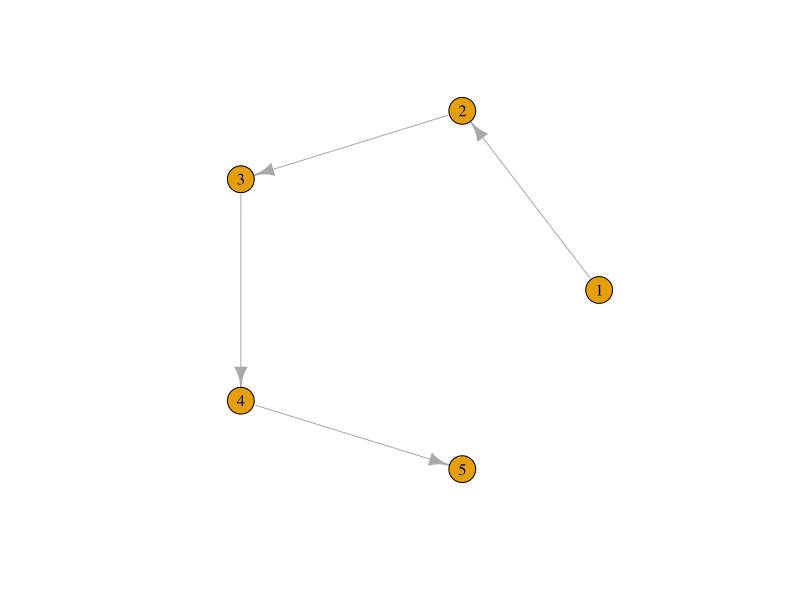
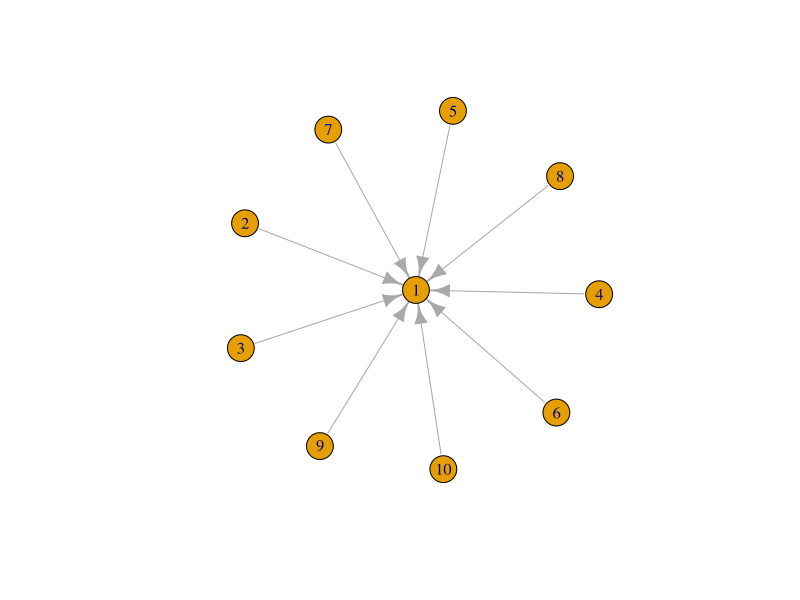

The R script that drew these images, in order:
install.packages("igraph")
library(igraph)

g1 <- make_graph(c(1, 2, 2, 3, 3, 4,4,5))
plot(g1,layout=layout.circle(g1))

g2 <- graph.star(10, mode = "in")
plot(g2,layout=layout.fruchterman.reingold(g2))

